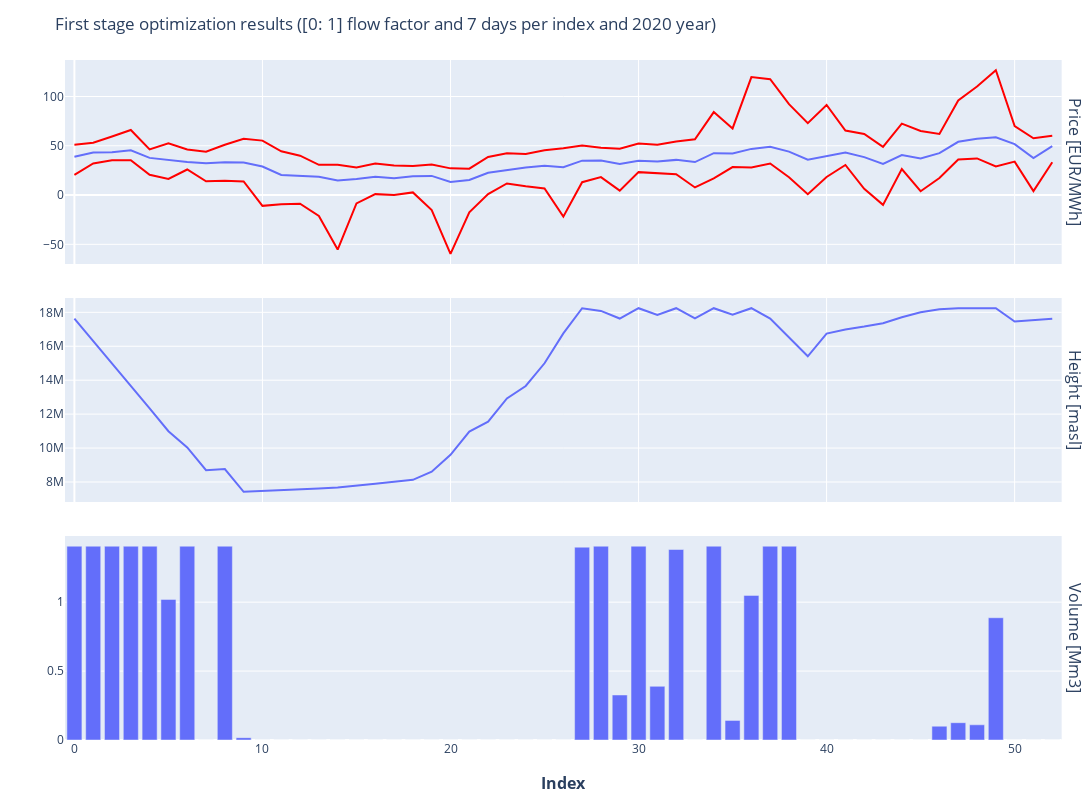
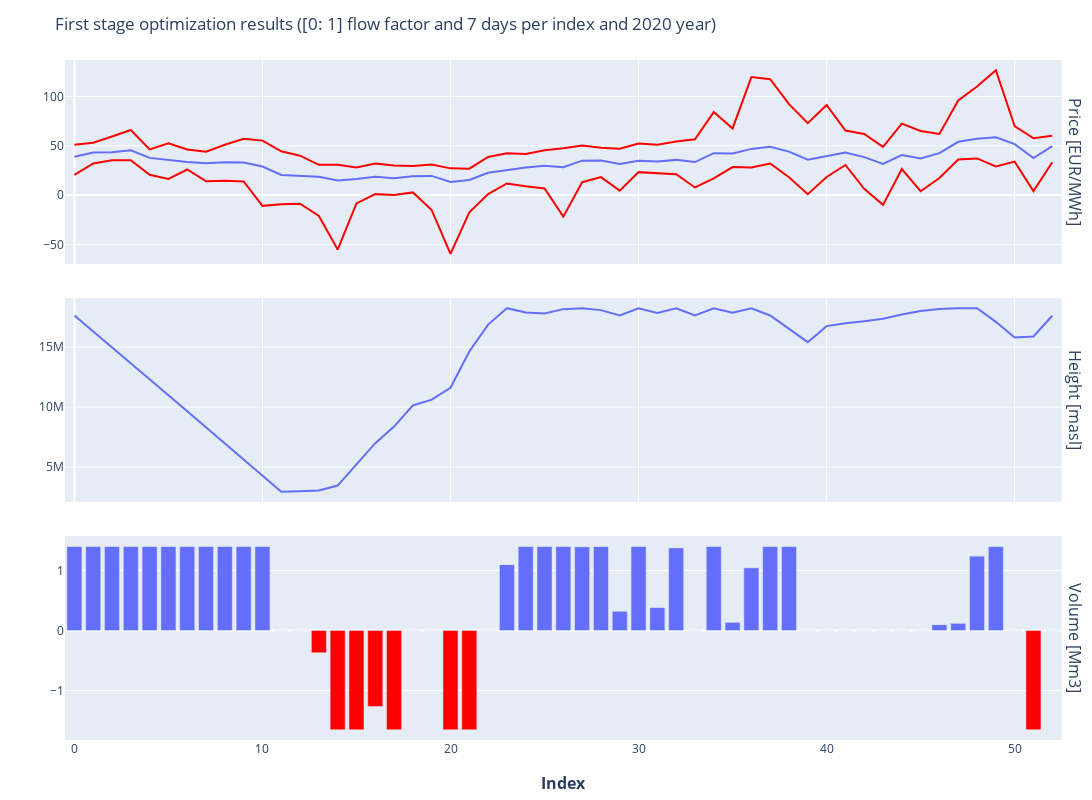
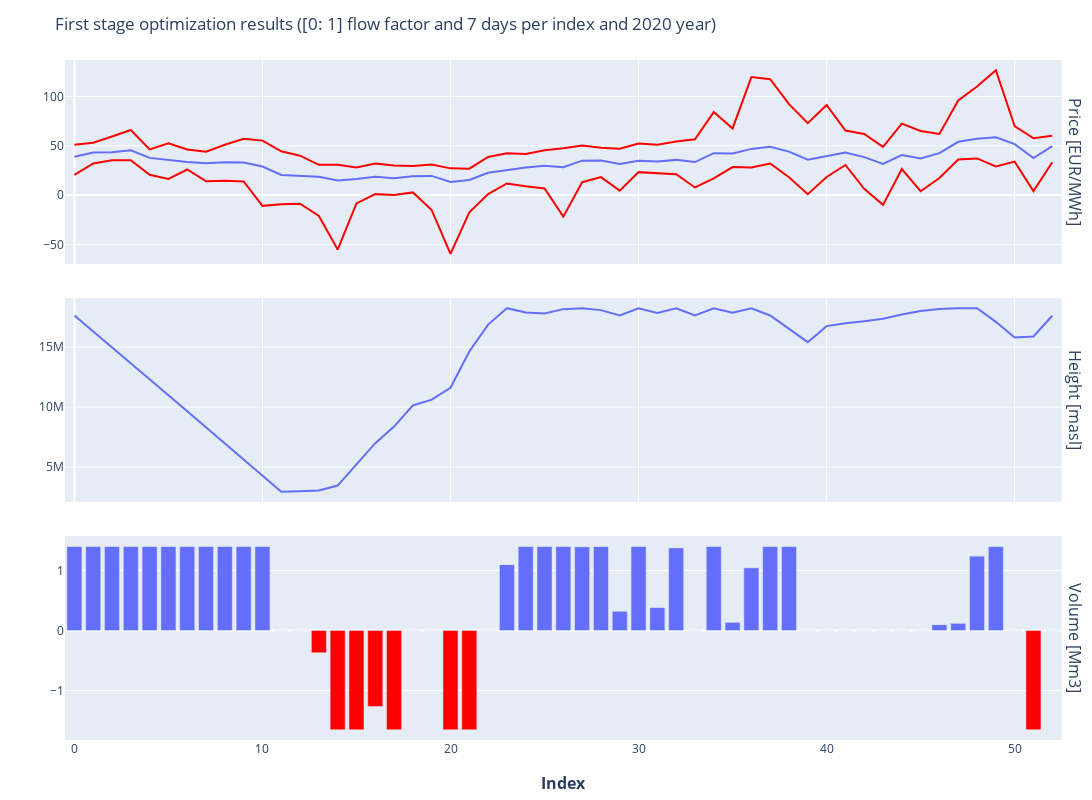

The code cell stored with these charts, in order, in its notebook:
### Code cell
market_country = "CH"
market = "DA"
n_segments = 5

year = 2020
max_flow_factor: float = 1
min_flow_factor: float = 0

solver = pyo.SolverFactory('gurobi')
solver.options['MIPGap'] = 2e-3
for with_pumping, add_wind_production in [(False, False), (True, False), (True, True)]:
    turbined_volume = {}
    pumped_volume = {}
    model: pyo.AbstractModel = generate_baseline_model(with_pumping=with_pumping)
    nb_days_list = [7]
    for nb_days in nb_days_list:
        
        data, turbined_table_per_volume = generate_first_problem_input_data(
            small_flex_input_schema=small_flex_input_schema, 
            hydro_power_plant_name= "Aegina hydro",
            n_segments=n_segments, 
            year=year, 
            max_flow_factor=max_flow_factor,
            min_flow_factor=min_flow_factor, 
            first_time_delta=timedelta(days=nb_days),
            add_wind_production=add_wind_production
        )
        model_instance: pyo.Model = model.create_instance({None: data})
        with tqdm.tqdm(total=1, desc="Solving baseline first stage optimization") as pbar:
            _ = solver.solve(model_instance, load_solutions=True, tee=False)
            pbar.update(1)  
    
        plot_first_stage_summarized(
            with_pumping=with_pumping,
            model_instance=model_instance, 
            min_flow_factor=min_flow_factor, 
            max_flow_factor=max_flow_factor, 
            nb_days=nb_days, 
            year=year)
        
        factor: int = nb_days_list[0]//nb_days
        
        turbined_volume[nb_days] = extract_optimization_results(model_instance, "turbined_volume")\
            .with_columns(c("T")//factor).group_by("T").agg(c("turbined_volume").sum()).sort("T")
        if with_pumping:
            pumped_volume[nb_days] = extract_optimization_results(model_instance, "pumped_volume")\
                .with_columns(c("T")//factor).group_by("T").agg(c("pumped_volume").sum()).sort("T")

### Figure 1 — Plotly figure (JSON) as saved in the notebook; plotly's stock layout.template omitted (floating-point values rounded to 4 significant figures)
{"data": [{"line": {"color": "#636EFA"}, "mode": "lines", "showlegend": false, "type": "scatter", "x": [0, 1, 2, 3, 4, 5, 6, 7, 8, 9, 10, 11, 12, 13, 14, 15, 16, 17, 18, 19, 20, 21, 22, 23, 24, 25, 26, 27, 28, 29, 30, 31, 32, 33, 34, 35, 36, 37, 38, 39, 40, 41, 42, 43, 44, 45, 46, 47, 48, 49, 50, 51, 52], "xaxis": "x", "y": [38.84, 43.26, 43.47, 45.47, 37.74, 35.61, 33.5, 32.3, 33.36, 32.99, 29.01, 20.39, 19.66, 18.59, 14.71, 16.21, 18.48, 17.0, 19.15, 19.46, 13.24, 15.28, 22.69, 25.72, 28.06, 29.85, 28.26, 34.93, 35.05, 31.44, 34.76, 33.99, 35.69, 33.49, 42.49, 42.12, 46.84, 48.89, 44.12, 35.9, 39.34, 43.08, 38.49, 31.62, 40.58, 37.03, 42.56, 54.06, 57.09, 58.57, 51.73, 37.53, 49.71], "yaxis": "y"}, {"line": {"color": "red"}, "mode": "lines", "showlegend": false, "type": "scatter", "x": [0, 1, 2, 3, 4, 5, 6, 7, 8, 9, 10, 11, 12, 13, 14, 15, 16, 17, 18, 19, 20, 21, 22, 23, 24, 25, 26, 27, 28, 29, 30, 31, 32, 33, 34, 35, 36, 37, 38, 39, 40, 41, 42, 43, 44, 45, 46, 47, 48, 49, 50, 51, 52], "xaxis": "x", "y": [51.11, 53.04, 59.44, 66.01, 46.35, 52.51, 46.23, 44.03, 51.05, 57.09, 55.24, 44.41, 39.98, 30.67, 30.77, 28.05, 32.07, 29.95, 29.42, 30.98, 27.08, 26.77, 38.72, 42.35, 41.78, 45.36, 47.59, 50.27, 48.01, 46.94, 52.29, 51.03, 54.45, 56.56, 84.19, 67.59, 119.7, 117.5, 92.19, 72.97, 91.47, 65.41, 62.02, 48.9, 72.47, 65.01, 61.95, 95.93, 110.1, 126.7, 70.07, 57.64, 60.12], "yaxis": "y"}, {"line": {"color": "red"}, "mode": "lines", "showlegend": false, "type": "scatter", "x": [0, 1, 2, 3, 4, 5, 6, 7, 8, 9, 10, 11, 12, 13, 14, 15, 16, 17, 18, 19, 20, 21, 22, 23, 24, 25, 26, 27, 28, 29, 30, 31, 32, 33, 34, 35, 36, 37, 38, 39, 40, 41, 42, 43, 44, 45, 46, 47, 48, 49, 50, 51, 52], "xaxis": "x", "y": [20.45, 32.05, 35.35, 35.39, 20.51, 16.32, 25.93, 14, 14.45, 13.8, -10.94, -9.25, -8.85, -21.24, -55.35, -8.49, 0.94, 0.05, 2.68, -15.2, -59.61, -17.58, 0.93, 11.78, 9.04, 6.76, -21.9, 13.07, 18.21, 4.47, 23.26, 21.85, 21.07, 7.71, 16.83, 28.41, 28.08, 31.98, 18.05, 0.88, 18.3, 30.51, 6.35, -9.94, 26.39, 3.86, 17.36, 36.1, 37.15, 28.97, 33.92, 4.06, 33.29], "yaxis": "y"}, {"line": {"color": "#636EFA"}, "mode": "lines", "showlegend": false, "type": "scatter", "x": [0, 1, 2, 3, 4, 5, 6, 7, 8, 9, 10, 11, 12, 13, 14, 15, 16, 17, 18, 19, 20, 21, 22, 23, 24, 25, 26, 27, 28, 29, 30, 31, 32, 33, 34, 35, 36, 37, 38, 39, 40, 41, 42, 43, 44, 45, 46, 47, 48, 49, 50, 51, 52], "xaxis": "x2", "y": [17634900, 16320000.0, 15000000.0, 13670000.0, 12330000.0, 10990000.0, 10038500, 8697000.0, 8765000.0, 7421000.0, 7462000.0, 7521000.0, 7574000.0, 7623000.0, 7672000.0, 7771000.0, 7897000.0, 8017000.0, 8125000.0, 8609000.0, 9602000.0, 10970000.0, 11560000.0, 12920000.0, 13660000.0, 15000000.0, 16760000.0, 18240000.0, 18080000.0, 17634900, 18240000.0, 17850000.0, 18240000.0, 17640000.0, 18240000.0, 17870000.0, 18240000.0, 17634900, 16540000.0, 15410000.0, 16750000.0, 16990000.0, 17160000.0, 17360000.0, 17710000.0, 18010000.0, 18170000.0, 18240000.0, 18240000.0, 18240000.0, 17460000.0, 17540000.0, 17620000.0], "yaxis": "y2"}, {"marker": {"color": "#636EFA"}, "showlegend": false, "type": "bar", "x": [0, 1, 2, 3, 4, 5, 6, 7, 8, 9, 10, 11, 12, 13, 14, 15, 16, 17, 18, 19, 20, 21, 22, 23, 24, 25, 26, 27, 28, 29, 30, 31, 32, 33, 34, 35, 36, 37, 38, 39, 40, 41, 42, 43, 44, 45, 46, 47, 48, 49, 50, 51, 52], "xaxis": "x3", "y": [1.406, 1.406, 1.406, 1.406, 1.406, 1.02, 1.406, 0, 1.406, 0.01698, 0, 0, 0, 0, 0, 0, 0, 0, 0, 0, 0, 0, 0, 0, 0, 0, 0, 1.399, 1.406, 0.3265, 1.406, 0.3894, 1.382, 0, 1.406, 0.1423, 1.049, 1.406, 1.406, 0, 0, 0, 0, 0, 0, 0, 0.1002, 0.1256, 0.1102, 0.887, 0, 0, 0], "yaxis": "y3"}], "layout": {"annotations": [{"font": {"size": 16}, "showarrow": false, "text": "Price [EUR/MWh]", "textangle": 90, "x": 0.98, "xanchor": "left", "xref": "paper", "y": 0.85, "yanchor": "middle", "yref": "paper"}, {"font": {"size": 16}, "showarrow": false, "text": "Height [masl]", "textangle": 90, "x": 0.98, "xanchor": "left", "xref": "paper", "y": 0.5, "yanchor": "middle", "yref": "paper"}, {"font": {"size": 16}, "showarrow": false, "text": "Volume [Mm3]", "textangle": 90, "x": 0.98, "xanchor": "left", "xref": "paper", "y": 0.15, "yanchor": "middle", "yref": "paper"}, {"font": {"size": 16}, "showarrow": false, "text": "<b>Index<b>", "x": 0.49, "xanchor": "center", "xref": "paper", "y": 0, "yanchor": "top", "yref": "paper", "yshift": -30}], "barmode": "relative", "height": 800, "margin": {"b": 60, "l": 65, "r": 10, "t": 60}, "title": {"text": "First stage optimization results ([0: 1] flow factor and 7 days per index and 2020 year)"}, "width": 1200, "xaxis": {"anchor": "y", "domain": [0, 0.98], "matches": "x3", "showticklabels": false}, "xaxis2": {"anchor": "y2", "domain": [0, 0.98], "matches": "x3", "showticklabels": false}, "xaxis3": {"anchor": "y3", "domain": [0, 0.98]}, "yaxis": {"anchor": "x", "domain": [0.7, 1]}, "yaxis2": {"anchor": "x2", "domain": [0.35, 0.65]}, "yaxis3": {"anchor": "x3", "domain": [0, 0.3]}}}

### Figure 2 — Plotly figure (JSON) as saved in the notebook; plotly's stock layout.template omitted (floating-point values rounded to 4 significant figures)
{"data": [{"line": {"color": "#636EFA"}, "mode": "lines", "showlegend": false, "type": "scatter", "x": [0, 1, 2, 3, 4, 5, 6, 7, 8, 9, 10, 11, 12, 13, 14, 15, 16, 17, 18, 19, 20, 21, 22, 23, 24, 25, 26, 27, 28, 29, 30, 31, 32, 33, 34, 35, 36, 37, 38, 39, 40, 41, 42, 43, 44, 45, 46, 47, 48, 49, 50, 51, 52], "xaxis": "x", "y": [38.84, 43.26, 43.47, 45.47, 37.74, 35.61, 33.5, 32.3, 33.36, 32.99, 29.01, 20.39, 19.66, 18.59, 14.71, 16.21, 18.48, 17.0, 19.15, 19.46, 13.24, 15.28, 22.69, 25.72, 28.06, 29.85, 28.26, 34.93, 35.05, 31.44, 34.76, 33.99, 35.69, 33.49, 42.49, 42.12, 46.84, 48.89, 44.12, 35.9, 39.34, 43.08, 38.49, 31.62, 40.58, 37.03, 42.56, 54.06, 57.09, 58.57, 51.73, 37.53, 49.71], "yaxis": "y"}, {"line": {"color": "red"}, "mode": "lines", "showlegend": false, "type": "scatter", "x": [0, 1, 2, 3, 4, 5, 6, 7, 8, 9, 10, 11, 12, 13, 14, 15, 16, 17, 18, 19, 20, 21, 22, 23, 24, 25, 26, 27, 28, 29, 30, 31, 32, 33, 34, 35, 36, 37, 38, 39, 40, 41, 42, 43, 44, 45, 46, 47, 48, 49, 50, 51, 52], "xaxis": "x", "y": [51.11, 53.04, 59.44, 66.01, 46.35, 52.51, 46.23, 44.03, 51.05, 57.09, 55.24, 44.41, 39.98, 30.67, 30.77, 28.05, 32.07, 29.95, 29.42, 30.98, 27.08, 26.77, 38.72, 42.35, 41.78, 45.36, 47.59, 50.27, 48.01, 46.94, 52.29, 51.03, 54.45, 56.56, 84.19, 67.59, 119.7, 117.5, 92.19, 72.97, 91.47, 65.41, 62.02, 48.9, 72.47, 65.01, 61.95, 95.93, 110.1, 126.7, 70.07, 57.64, 60.12], "yaxis": "y"}, {"line": {"color": "red"}, "mode": "lines", "showlegend": false, "type": "scatter", "x": [0, 1, 2, 3, 4, 5, 6, 7, 8, 9, 10, 11, 12, 13, 14, 15, 16, 17, 18, 19, 20, 21, 22, 23, 24, 25, 26, 27, 28, 29, 30, 31, 32, 33, 34, 35, 36, 37, 38, 39, 40, 41, 42, 43, 44, 45, 46, 47, 48, 49, 50, 51, 52], "xaxis": "x", "y": [20.45, 32.05, 35.35, 35.39, 20.51, 16.32, 25.93, 14, 14.45, 13.8, -10.94, -9.25, -8.85, -21.24, -55.35, -8.49, 0.94, 0.05, 2.68, -15.2, -59.61, -17.58, 0.93, 11.78, 9.04, 6.76, -21.9, 13.07, 18.21, 4.47, 23.26, 21.85, 21.07, 7.71, 16.83, 28.41, 28.08, 31.98, 18.05, 0.88, 18.3, 30.51, 6.35, -9.94, 26.39, 3.86, 17.36, 36.1, 37.15, 28.97, 33.92, 4.06, 33.29], "yaxis": "y"}, {"line": {"color": "#636EFA"}, "mode": "lines", "showlegend": false, "type": "scatter", "x": [0, 1, 2, 3, 4, 5, 6, 7, 8, 9, 10, 11, 12, 13, 14, 15, 16, 17, 18, 19, 20, 21, 22, 23, 24, 25, 26, 27, 28, 29, 30, 31, 32, 33, 34, 35, 36, 37, 38, 39, 40, 41, 42, 43, 44, 45, 46, 47, 48, 49, 50, 51, 52], "xaxis": "x2", "y": [17634900, 16320000.0, 15000000.0, 13670000.0, 12330000.0, 10990000.0, 9653000.0, 8311000.0, 6973000.0, 5629000.0, 4281000.0, 2934000.0, 2987000.0, 3036000.0, 3455000.0, 5207730, 6988000.0, 8374000.0, 10140000.0, 10620000.0, 11610000.0, 14630000.0, 16880000.0, 18243200, 17880000.0, 17810000.0, 18160000.0, 18243200, 18080000.0, 17634900, 18243200, 17850000.0, 18243200, 17640000.0, 18243200, 17870000.0, 18243200, 17634900, 16540000.0, 15410000.0, 16750000.0, 16990000.0, 17160000.0, 17360000.0, 17710000.0, 18010000.0, 18170000.0, 18243200, 18243200, 17110000.0, 15800000.0, 15890000.0, 17620000.0], "yaxis": "y2"}, {"marker": {"color": "#636EFA"}, "showlegend": false, "type": "bar", "x": [0, 1, 2, 3, 4, 5, 6, 7, 8, 9, 10, 11, 12, 13, 14, 15, 16, 17, 18, 19, 20, 21, 22, 23, 24, 25, 26, 27, 28, 29, 30, 31, 32, 33, 34, 35, 36, 37, 38, 39, 40, 41, 42, 43, 44, 45, 46, 47, 48, 49, 50, 51, 52], "xaxis": "x3", "y": [1.406, 1.406, 1.406, 1.406, 1.406, 1.406, 1.406, 1.406, 1.406, 1.406, 1.406, 0, 0, 0, 0, 0, 0, 0, 0, 0, 0, 0, 0, 1.102, 1.406, 1.406, 1.406, 1.399, 1.406, 0.3265, 1.406, 0.3894, 1.382, 0, 1.406, 0.1423, 1.049, 1.406, 1.406, 0, 0, 0, 0, 0, 0, 0, 0.1002, 0.1256, 1.246, 1.406, 0, 0, 0], "yaxis": "y3"}, {"marker": {"color": "red"}, "showlegend": false, "type": "bar", "x": [0, 1, 2, 3, 4, 5, 6, 7, 8, 9, 10, 11, 12, 13, 14, 15, 16, 17, 18, 19, 20, 21, 22, 23, 24, 25, 26, 27, 28, 29, 30, 31, 32, 33, 34, 35, 36, 37, 38, 39, 40, 41, 42, 43, 44, 45, 46, 47, 48, 49, 50, 51, 52], "xaxis": "x3", "y": [0, 0, 0, 0, 0, 0, 0, 0, 0, 0, 0, 0, 0, -0.3698, -1.654, -1.654, -1.265, -1.654, 0, 0, -1.654, -1.654, 0, 0, 0, 0, 0, 0, 0, 0, 0, 0, 0, 0, 0, 0, 0, 0, 0, 0, 0, 0, 0, 0, 0, 0, 0, 0, 0, 0, 0, -1.654, 0], "yaxis": "y3"}], "layout": {"annotations": [{"font": {"size": 16}, "showarrow": false, "text": "Price [EUR/MWh]", "textangle": 90, "x": 0.98, "xanchor": "left", "xref": "paper", "y": 0.85, "yanchor": "middle", "yref": "paper"}, {"font": {"size": 16}, "showarrow": false, "text": "Height [masl]", "textangle": 90, "x": 0.98, "xanchor": "left", "xref": "paper", "y": 0.5, "yanchor": "middle", "yref": "paper"}, {"font": {"size": 16}, "showarrow": false, "text": "Volume [Mm3]", "textangle": 90, "x": 0.98, "xanchor": "left", "xref": "paper", "y": 0.15, "yanchor": "middle", "yref": "paper"}, {"font": {"size": 16}, "showarrow": false, "text": "<b>Index<b>", "x": 0.49, "xanchor": "center", "xref": "paper", "y": 0, "yanchor": "top", "yref": "paper", "yshift": -30}], "barmode": "relative", "height": 800, "margin": {"b": 60, "l": 65, "r": 10, "t": 60}, "title": {"text": "First stage optimization results ([0: 1] flow factor and 7 days per index and 2020 year)"}, "width": 1200, "xaxis": {"anchor": "y", "domain": [0, 0.98], "matches": "x3", "showticklabels": false}, "xaxis2": {"anchor": "y2", "domain": [0, 0.98], "matches": "x3", "showticklabels": false}, "xaxis3": {"anchor": "y3", "domain": [0, 0.98]}, "yaxis": {"anchor": "x", "domain": [0.7, 1]}, "yaxis2": {"anchor": "x2", "domain": [0.35, 0.65]}, "yaxis3": {"anchor": "x3", "domain": [0, 0.3]}}}

### Figure 3 — Plotly figure (JSON) as saved in the notebook; plotly's stock layout.template omitted (floating-point values rounded to 4 significant figures)
{"data": [{"line": {"color": "#636EFA"}, "mode": "lines", "showlegend": false, "type": "scatter", "x": [0, 1, 2, 3, 4, 5, 6, 7, 8, 9, 10, 11, 12, 13, 14, 15, 16, 17, 18, 19, 20, 21, 22, 23, 24, 25, 26, 27, 28, 29, 30, 31, 32, 33, 34, 35, 36, 37, 38, 39, 40, 41, 42, 43, 44, 45, 46, 47, 48, 49, 50, 51, 52], "xaxis": "x", "y": [38.84, 43.26, 43.47, 45.47, 37.74, 35.61, 33.5, 32.3, 33.36, 32.99, 29.01, 20.39, 19.66, 18.59, 14.71, 16.21, 18.48, 17.0, 19.15, 19.46, 13.24, 15.28, 22.69, 25.72, 28.06, 29.85, 28.26, 34.93, 35.05, 31.44, 34.76, 33.99, 35.69, 33.49, 42.49, 42.12, 46.84, 48.89, 44.12, 35.9, 39.34, 43.08, 38.49, 31.62, 40.58, 37.03, 42.56, 54.06, 57.09, 58.57, 51.73, 37.53, 49.71], "yaxis": "y"}, {"line": {"color": "red"}, "mode": "lines", "showlegend": false, "type": "scatter", "x": [0, 1, 2, 3, 4, 5, 6, 7, 8, 9, 10, 11, 12, 13, 14, 15, 16, 17, 18, 19, 20, 21, 22, 23, 24, 25, 26, 27, 28, 29, 30, 31, 32, 33, 34, 35, 36, 37, 38, 39, 40, 41, 42, 43, 44, 45, 46, 47, 48, 49, 50, 51, 52], "xaxis": "x", "y": [51.11, 53.04, 59.44, 66.01, 46.35, 52.51, 46.23, 44.03, 51.05, 57.09, 55.24, 44.41, 39.98, 30.67, 30.77, 28.05, 32.07, 29.95, 29.42, 30.98, 27.08, 26.77, 38.72, 42.35, 41.78, 45.36, 47.59, 50.27, 48.01, 46.94, 52.29, 51.03, 54.45, 56.56, 84.19, 67.59, 119.7, 117.5, 92.19, 72.97, 91.47, 65.41, 62.02, 48.9, 72.47, 65.01, 61.95, 95.93, 110.1, 126.7, 70.07, 57.64, 60.12], "yaxis": "y"}, {"line": {"color": "red"}, "mode": "lines", "showlegend": false, "type": "scatter", "x": [0, 1, 2, 3, 4, 5, 6, 7, 8, 9, 10, 11, 12, 13, 14, 15, 16, 17, 18, 19, 20, 21, 22, 23, 24, 25, 26, 27, 28, 29, 30, 31, 32, 33, 34, 35, 36, 37, 38, 39, 40, 41, 42, 43, 44, 45, 46, 47, 48, 49, 50, 51, 52], "xaxis": "x", "y": [20.45, 32.05, 35.35, 35.39, 20.51, 16.32, 25.93, 14, 14.45, 13.8, -10.94, -9.25, -8.85, -21.24, -55.35, -8.49, 0.94, 0.05, 2.68, -15.2, -59.61, -17.58, 0.93, 11.78, 9.04, 6.76, -21.9, 13.07, 18.21, 4.47, 23.26, 21.85, 21.07, 7.71, 16.83, 28.41, 28.08, 31.98, 18.05, 0.88, 18.3, 30.51, 6.35, -9.94, 26.39, 3.86, 17.36, 36.1, 37.15, 28.97, 33.92, 4.06, 33.29], "yaxis": "y"}, {"line": {"color": "#636EFA"}, "mode": "lines", "showlegend": false, "type": "scatter", "x": [0, 1, 2, 3, 4, 5, 6, 7, 8, 9, 10, 11, 12, 13, 14, 15, 16, 17, 18, 19, 20, 21, 22, 23, 24, 25, 26, 27, 28, 29, 30, 31, 32, 33, 34, 35, 36, 37, 38, 39, 40, 41, 42, 43, 44, 45, 46, 47, 48, 49, 50, 51, 52], "xaxis": "x2", "y": [17634900, 16320000.0, 15000000.0, 13670000.0, 12330000.0, 10990000.0, 9653000.0, 8311000.0, 6973000.0, 5629000.0, 4281000.0, 2934000.0, 2987000.0, 3036000.0, 3455000.0, 5207730, 6988000.0, 8374000.0, 10140000.0, 10620000.0, 11610000.0, 14630000.0, 16880000.0, 18243200, 17880000.0, 17810000.0, 18160000.0, 18243200, 18080000.0, 17634900, 18243200, 17850000.0, 18243200, 17640000.0, 18243200, 17870000.0, 18243200, 17634900, 16540000.0, 15410000.0, 16750000.0, 16990000.0, 17160000.0, 17360000.0, 17710000.0, 18010000.0, 18170000.0, 18243200, 18243200, 17110000.0, 15800000.0, 15890000.0, 17620000.0], "yaxis": "y2"}, {"marker": {"color": "#636EFA"}, "showlegend": false, "type": "bar", "x": [0, 1, 2, 3, 4, 5, 6, 7, 8, 9, 10, 11, 12, 13, 14, 15, 16, 17, 18, 19, 20, 21, 22, 23, 24, 25, 26, 27, 28, 29, 30, 31, 32, 33, 34, 35, 36, 37, 38, 39, 40, 41, 42, 43, 44, 45, 46, 47, 48, 49, 50, 51, 52], "xaxis": "x3", "y": [1.406, 1.406, 1.406, 1.406, 1.406, 1.406, 1.406, 1.406, 1.406, 1.406, 1.406, 0, 0, 0, 0, 0, 0, 0, 0, 0, 0, 0, 0, 1.102, 1.406, 1.406, 1.406, 1.399, 1.406, 0.3265, 1.406, 0.3894, 1.382, 0, 1.406, 0.1423, 1.049, 1.406, 1.406, 0, 0, 0, 0, 0, 0, 0, 0.1002, 0.1256, 1.246, 1.406, 0, 0, 0], "yaxis": "y3"}, {"marker": {"color": "red"}, "showlegend": false, "type": "bar", "x": [0, 1, 2, 3, 4, 5, 6, 7, 8, 9, 10, 11, 12, 13, 14, 15, 16, 17, 18, 19, 20, 21, 22, 23, 24, 25, 26, 27, 28, 29, 30, 31, 32, 33, 34, 35, 36, 37, 38, 39, 40, 41, 42, 43, 44, 45, 46, 47, 48, 49, 50, 51, 52], "xaxis": "x3", "y": [0, 0, 0, 0, 0, 0, 0, 0, 0, 0, 0, 0, 0, -0.3698, -1.654, -1.654, -1.265, -1.654, 0, 0, -1.654, -1.654, 0, 0, 0, 0, 0, 0, 0, 0, 0, 0, 0, 0, 0, 0, 0, 0, 0, 0, 0, 0, 0, 0, 0, 0, 0, 0, 0, 0, 0, -1.654, 0], "yaxis": "y3"}], "layout": {"annotations": [{"font": {"size": 16}, "showarrow": false, "text": "Price [EUR/MWh]", "textangle": 90, "x": 0.98, "xanchor": "left", "xref": "paper", "y": 0.85, "yanchor": "middle", "yref": "paper"}, {"font": {"size": 16}, "showarrow": false, "text": "Height [masl]", "textangle": 90, "x": 0.98, "xanchor": "left", "xref": "paper", "y": 0.5, "yanchor": "middle", "yref": "paper"}, {"font": {"size": 16}, "showarrow": false, "text": "Volume [Mm3]", "textangle": 90, "x": 0.98, "xanchor": "left", "xref": "paper", "y": 0.15, "yanchor": "middle", "yref": "paper"}, {"font": {"size": 16}, "showarrow": false, "text": "<b>Index<b>", "x": 0.49, "xanchor": "center", "xref": "paper", "y": 0, "yanchor": "top", "yref": "paper", "yshift": -30}], "barmode": "relative", "height": 800, "margin": {"b": 60, "l": 65, "r": 10, "t": 60}, "title": {"text": "First stage optimization results ([0: 1] flow factor and 7 days per index and 2020 year)"}, "width": 1200, "xaxis": {"anchor": "y", "domain": [0, 0.98], "matches": "x3", "showticklabels": false}, "xaxis2": {"anchor": "y2", "domain": [0, 0.98], "matches": "x3", "showticklabels": false}, "xaxis3": {"anchor": "y3", "domain": [0, 0.98]}, "yaxis": {"anchor": "x", "domain": [0.7, 1]}, "yaxis2": {"anchor": "x2", "domain": [0.35, 0.65]}, "yaxis3": {"anchor": "x3", "domain": [0, 0.3]}}}
